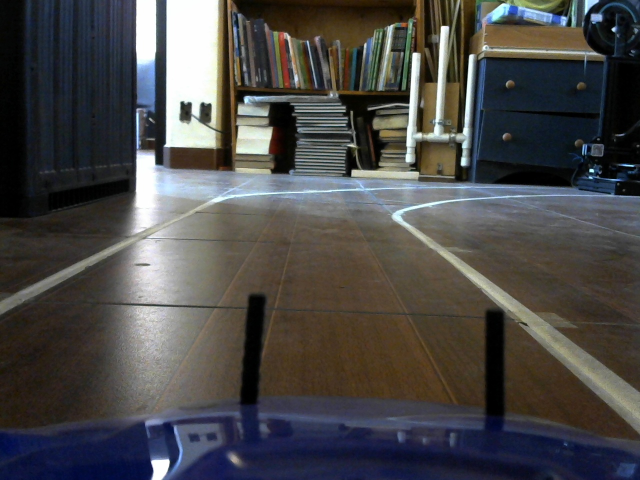
#> input picture Hector/colorSpaces/original.jpg, 1280 x 960 px, given in place of the camera (shown at 1/2 size)
$ python clean.py
#> lines starting #> are read from the running program, lines starting #| are printed output that depends on the picture
import cv2
import numpy as np

def main():
    cap = cv2.VideoCapture(0)
    while True:
        ret, frame = cap.read()
#> frame is the input picture: shape (960, 1280, 3); mean B, G, R 72.7, 73.1, 74.2
        puntos1 = np.float32(
                [
                    [0, 400],
                    [640, 400],
                    [420, 240],
                    [100, 240]
                ]
            )
        puntos2 = np.float32(
                [
                    [0, 0],
                    [0, 480],
                    [640, 480],
                    [640, 0]
                ]
            )
        m = cv2.getPerspectiveTransform(puntos1, puntos2)
        transformada = cv2.warpPerspective(frame, m, (640, 480))
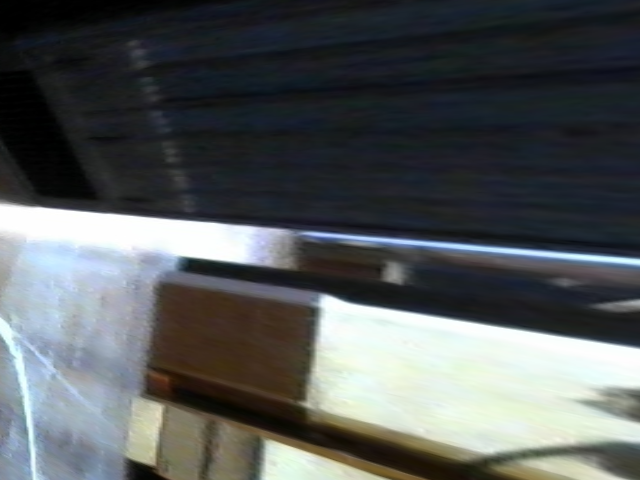
#> transformada: shape (480, 640, 3); mean B, G, R 90.5, 89.4, 85.3
        izquierda = transformada[:150, :300, :]
        derecha = transformada[300:480, :300, :]
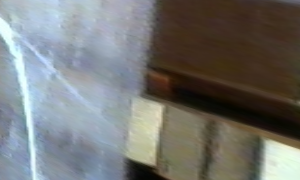
#> derecha: shape (180, 300, 3); mean B, G, R 115.6, 117.6, 116.7
        kernel = np.ones((20, 20), np.uint8)
        gradientI = cv2.morphologyEx(izquierda, cv2.MORPH_GRADIENT, kernel)
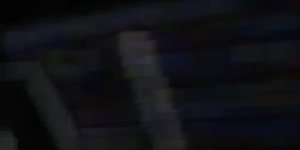
#> gradientI: shape (150, 300, 3); mean B, G, R 21.2, 17.3, 16.6
        topI = cv2.morphologyEx(izquierda, cv2.MORPH_TOPHAT, kernel)
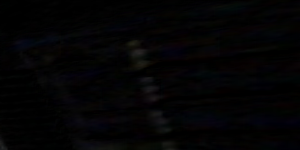
#> topI: shape (150, 300, 3); mean B, G, R 4.1, 3.3, 3.6
        blackI = cv2.morphologyEx(izquierda, cv2.MORPH_BLACKHAT, kernel)
        superPosI = cv2.addWeighted(gradientI, 0.5, topI, 0.5, 0)
        superPosI = cv2.addWeighted(superPosI, 0.5, blackI, 0.5, 0)
        gradientD = cv2.morphologyEx(derecha, cv2.MORPH_GRADIENT, kernel)
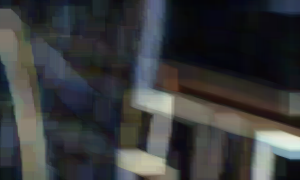
#> gradientD: shape (180, 300, 3); mean B, G, R 58.9, 57.8, 56.1
        topD = cv2.morphologyEx(derecha, cv2.MORPH_TOPHAT, kernel)
        blackD = cv2.morphologyEx(derecha, cv2.MORPH_BLACKHAT, kernel)
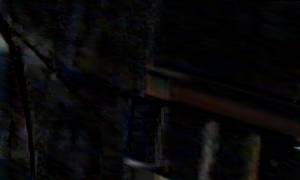
#> blackD: shape (180, 300, 3); mean B, G, R 8.8, 7.8, 8.4
        superPosD = cv2.addWeighted(gradientD, 0.5, topD, 0.5, 0)
        superPosD = cv2.addWeighted(superPosD, 0.6, blackD, 0.4, 0)
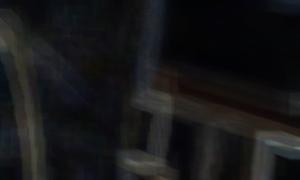
#> superPosD: shape (180, 300, 3); mean B, G, R 23.8, 22.7, 22.6
        cv2.imshow("frame", frame)
        cv2.imshow("izquierda", izquierda)
        cv2.imshow("derecha", derecha)
        cv2.imshow("final drecha", superPosD)
        cv2.imshow("final izquierda", superPosI)
        k = cv2.waitKey(1)
#> (key Esc is pressed here)
        if k == 27:
            break


if __name__ == '__main__':
    main()
